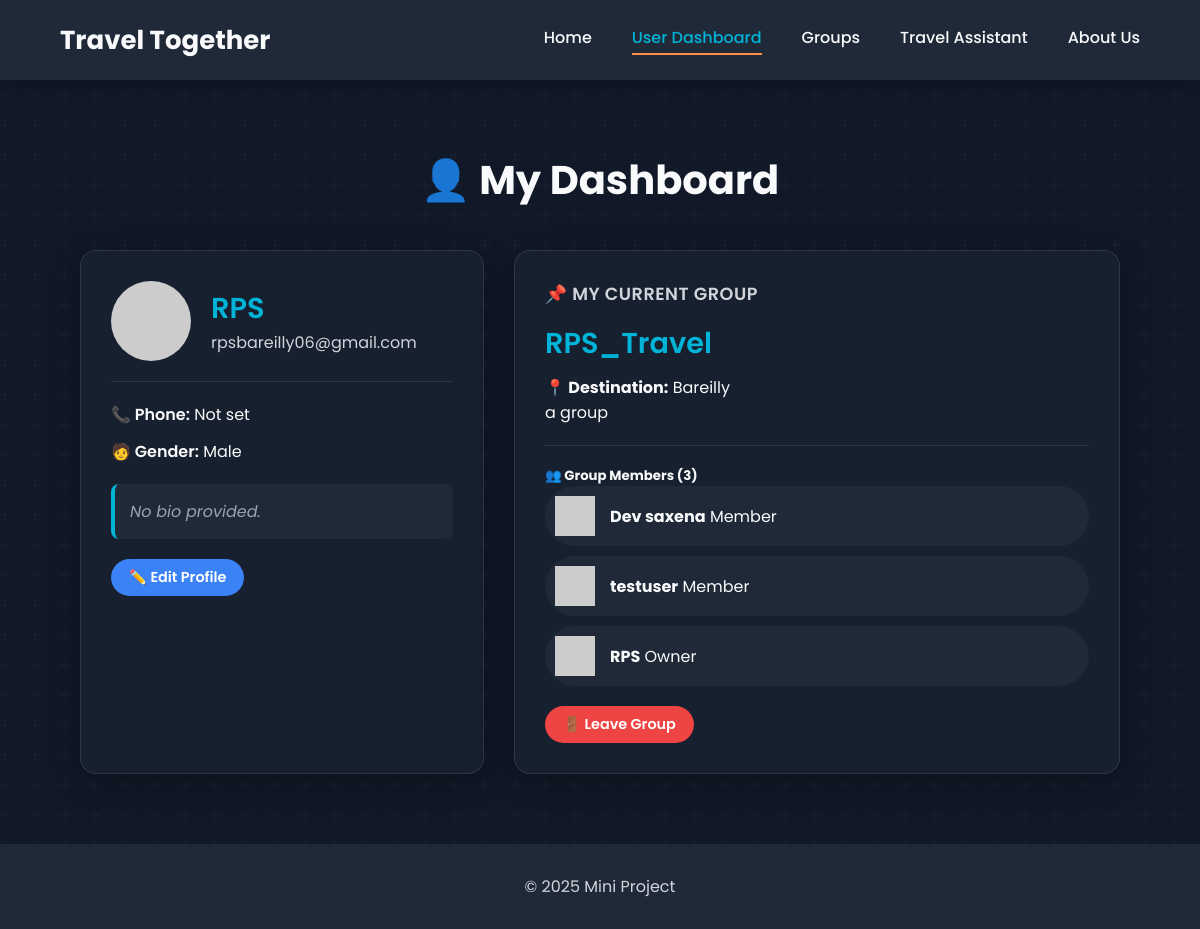
The page /user (signed in) on the database its author committed.
### tables this page shows
CREATE TABLE Users (
        userid TEXT PRIMARY KEY,
        username TEXT UNIQUE NOT NULL,
        password TEXT NOT NULL,
        email TEXT UNIQUE NOT NULL,
        phone_no TEXT UNIQUE,
        gender TEXT CHECK(gender IN ('Male', 'Female', 'Other')),
        marital_status TEXT CHECK(marital_status IN ('Single', 'Married', 'Divorced', 'Widowed')),
        bio TEXT,
        created_at TEXT DEFAULT CURRENT_TIMESTAMP
    );

CREATE TABLE Groups (
        group_id TEXT PRIMARY KEY,
        group_name TEXT NOT NULL,
        group_description TEXT,
        group_type TEXT NOT NULL CHECK(group_type IN ('Public', 'Private')),
        owner_id TEXT NOT NULL,
        destination_id TEXT,
        member_count INTEGER DEFAULT 1,
        max_members INTEGER DEFAULT 50,
        created_at TEXT DEFAULT CURRENT_TIMESTAMP,
        FOREIGN KEY (owner_id) REFERENCES Users (userid) ON DELETE CASCADE,
        FOREIGN KEY (destination_id) REFERENCES Destinations (destination_id) ON DELETE SET NULL
    );

CREATE TABLE Destinations (
        destination_id TEXT PRIMARY KEY,
        destination_name TEXT UNIQUE NOT NULL,
        country TEXT NOT NULL
    );

CREATE TABLE GroupMembers (
        member_id TEXT PRIMARY KEY,
        group_id TEXT NOT NULL,
        user_id TEXT NOT NULL,
        username TEXT NOT NULL,
        join_status TEXT DEFAULT 'Approved' CHECK(join_status IN ('Pending', 'Approved', 'Rejected', 'Blocked')),
        joined_at TEXT DEFAULT CURRENT_TIMESTAMP,
        role TEXT DEFAULT 'Member' CHECK(role IN ('Owner', 'Admin', 'Member')),
        FOREIGN KEY (group_id) REFERENCES Groups (group_id) ON DELETE CASCADE,
        FOREIGN KEY (user_id) REFERENCES Users (userid) ON DELETE CASCADE,
        UNIQUE(group_id, user_id)
    );

### app.py (the view)
@app.route('/user')
def user():
    conn, user_data = validate_user_session()
    if not user_data:
        return redirect("/auth")
    current_group = database.get_user_groups(user_data['userid'])
    group = current_group[0] if current_group else None
    members = []
    if group:
        members = database.get_group_members(group['group_id'])
    conn.close()
    return render_template("user.html", user=user_data, group=group, members=members)

### app.py (called while the page is built)
def validate_user_session():
    user_id = session.get("user_id")
    if not user_id:
        return None, None  # No user in session
    conn = database.get_db_connection()
    user = conn.execute("SELECT * FROM Users WHERE userid = ?", (user_id,)).fetchone()
    if not user:
        session.clear()
        flash("Your session was invalid. Please log in again.", "warning")
        conn.close()
        return None, None
    return conn, user

### database.py (called while the page is built)
def get_db_connection():
    conn = sqlite3.connect('travel_together.db')
    conn.row_factory = sqlite3.Row
    conn.execute("PRAGMA foreign_keys = ON;")
    return conn

def get_user_groups(user_id):
    conn = get_db_connection()
    groups = conn.execute("""
        SELECT g.*, d.destination_name, gm.role
        FROM Groups g
        JOIN GroupMembers gm ON g.group_id = gm.group_id
        LEFT JOIN Destinations d ON g.destination_id = d.destination_id
        WHERE gm.user_id = ?
    """, (user_id,)).fetchall()
    conn.close()
    return groups

def get_group_members(group_id):
    conn = get_db_connection()
    members = conn.execute("""
        SELECT u.username, u.email, u.phone_no, gm.role, gm.joined_at
        FROM GroupMembers gm
        JOIN Users u ON gm.user_id = u.userid
        WHERE gm.group_id = ?
        ORDER BY gm.role, gm.joined_at
    """, (group_id,)).fetchall()
    conn.close()
    return members

### templates/user.html (shortened to what this page needs)
<!DOCTYPE html>
<html lang="en">
<head>
    <link rel="stylesheet" href="/static/style.css">
</head>
<body class="page-user">
    <header class="navbar">
        <div class="logo">
            <p>Travel Together</p>
        </div>
        <nav class="nav-links" id="nav-links">
            <a href="/home">Home</a>
            <a href="/user" class="active">User Dashboard</a>
            <a href="/groups">Groups</a>
            <a href="/travel">Travel Assistant</a>
            <a href="/about">About Us</a>
        </nav>
    </header>
    <main>
        <div class="dashboard-container">
            <h2>👤 My Dashboard</h2>
            <div class="dashboard-grid">
                <div class="dashboard-card user-profile-card">
                    <div class="profile-header">
                        <img src="https://placehold.co/80x80/00b4d8/FFFFFF?text={{ user['username'][0]|upper }}" alt="User Avatar" class="profile-avatar">
                        <div class="profile-info">
                            <strong>{{ user['username'] }}</strong>
                            <span>{{ user['email'] }}</span>
                        </div>
                    </div>
                    <div class="profile-details">
                        <span><strong>📞 Phone:</strong> {{ user['phone_no'] or 'Not set' }}</span>
                        <span><strong>🧑 Gender:</strong> {{ user['gender'] or 'Not set' }}</span>
                    </div>
                    {% if user['bio'] %}<p class="profile-bio">"{{ user['bio'] }}"</p>{% else %}<p class="profile-bio" style="color: #9ca3af;">No bio provided.</p>{% endif %}
                    <button class="btn edit-btn" style="margin-top: 20px;" onclick="document.getElementById('edit-profile-modal').style.display='flex'">✏️ Edit Profile</button>
                </div>
                <div class="dashboard-card current-group-card">
                    {% if group %}
                        <h3>📌 My Current Group</h3>
                        <h4>{{ group['group_name'] }}</h4>
                        <p><strong>📍 Destination:</strong> {{ group['destination_name'] or 'Not Set' }}</p>
                        <p class="group-description">{{ group['group_description'] or "No description provided." }}</p>
                        <hr>
                        <h5>👥 Group Members ({{ group['member_count'] }})</h5>
                        <ul class="group-members-list">
                            {% for member in members %}
                                <li class="member-item">
                                    <img src="https://placehold.co/40x40/ade8f4/333333?text={{ member['username'][0]|upper }}" alt="Member Avatar">
                                    <div class="member-info">
                                        <strong>{{ member['username'] }}</strong>
                                        <span>{{ member['role'] }}</span>
                                    </div>
                                </li>
                            {% endfor %}
                        </ul>
                        <a href="/groups/leave/{{ group.group_id }}" class="btn delete-btn" style="margin-top: 20px;">🚪 Leave Group</a>
                    {% else %}
                        <div class="no-group-info">
                            <h3>You are not in a group yet!</h3>
                            <p>Join an existing travel group or create your own to start your next adventure.</p>
                            <a href="/groups" class="btn join-btn" style="margin-top: 10px;">Find a Group</a>
                        </div>
                    {% endif %}
                </div>
            </div>
        </div>
    </main>
    <footer>
        <p>© 2025 Mini Project</p>
    </footer>
</body>
</html>

### static/style.css (style rules this page uses)
:root { --theme-bg: #111827; --theme-bg-secondary: #1f2937; --theme-text-primary: #f9fafb; --theme-text-secondary: #d1d5db; --theme-border: rgba(255, 255, 255, 0.1); --theme-card-bg: rgba(31, 41, 55, 0.5); --primary-color: #0096c7; --secondary-color: #00b4d8; --accent-color: #ff8c42; --border-radius: 16px; --shadow: 0 8px 32px rgba(0, 0, 0, 0.3); }
* { margin: 0; padding: 0; box-sizing: border-box; font-family: 'Poppins', sans-serif; }
body { display: flex; flex-direction: column; min-height: 100vh; color: var(--theme-text-primary); background-color: var(--theme-bg); background-attachment: fixed; }
main { flex-grow: 1; }
hr { border: none; height: 1px; background-color: var(--theme-border); margin: 20px 0; }
.navbar { display: flex; justify-content: space-between; align-items: center; width: 100%; padding: 0 5%; height: 80px; background: var(--theme-bg-secondary); color: var(--theme-text-primary); box-shadow: 0 4px 15px rgba(0, 0, 0, 0.2); position: relative; z-index: 1000; }
.logo { font-size: 26px; font-weight: 700; }
.nav-links { display: flex; gap: 40px; align-items: center; }
.nav-links a { color: var(--theme-text-primary); text-decoration: none; font-size: 16px; font-weight: 500; padding-bottom: 5px; position: relative; transition: color 0.3s; }
.nav-links a::after { content: ''; position: absolute; bottom: 0; left: 0; width: 0; height: 2px; background-color: var(--accent-color); transition: width 0.3s ease-out; }
.nav-links a:hover, .nav-links a.active { color: var(--secondary-color); }
.nav-links a:hover::after, .nav-links a.active::after { width: 100%; }
.btn { display: inline-flex; align-items: center; justify-content: center; gap: 8px; padding: 8px 18px; border-radius: 50px; font-weight: 600; font-size: 0.9rem; text-decoration: none; border: none; cursor: pointer; transition: all 0.3s ease; }
.delete-btn { background: #ef4444; color: white; }
.edit-btn { background: #3b82f6; color: white; }
footer { background-color: var(--theme-bg-secondary); color: var(--theme-text-secondary); text-align: center; padding: 30px; margin-top: auto; }
.page-user .dashboard-container { width: 90%; max-width: 1200px; margin: 50px auto; padding: 20px; }
.page-user .dashboard-container h2 { text-align: center; margin-bottom: 40px; color: var(--theme-text-primary); font-size: 2.5rem; }
.page-user .dashboard-card { background: var(--theme-card-bg); backdrop-filter: blur(10px); border-radius: var(--border-radius); padding: 30px; box-shadow: var(--shadow); border: 1px solid var(--theme-border); height: 100%; transition: transform 0.3s ease, box-shadow 0.3s ease; }
.page-user .dashboard-grid { display: grid; grid-template-columns: 1fr 1.5fr; gap: 30px; align-items: flex-start; }
.page-user .user-profile-card .profile-header { display: flex; align-items: center; gap: 20px; padding-bottom: 20px; margin-bottom: 20px; border-bottom: 1px solid var(--theme-border); }
.page-user .profile-avatar { width: 80px; height: 80px; border-radius: 50%; object-fit: cover; }
.page-user .profile-info strong { font-size: 1.8rem; font-weight: 600; color: var(--secondary-color); display: block; }
.page-user .profile-info span { color: var(--theme-text-secondary); font-size: 1rem; }
.page-user .profile-details span { display: block; margin-bottom: 12px; font-size: 1rem; }
.page-user .profile-details span strong { font-weight: 600; color: var(--theme-text-primary); }
.page-user .profile-bio { margin-top: 20px; font-style: italic; color: #eee; background-color: var(--theme-bg-secondary); padding: 15px; border-radius: 8px; border-left: 4px solid var(--secondary-color); }
.page-user .current-group-card h3 { font-size: 1.1rem; font-weight: 600; text-transform: uppercase; color: var(--theme-text-secondary); letter-spacing: 0.5px; margin-bottom: 15px; }
.page-user .current-group-card h4 { font-size: 1.8rem; font-weight: 600; color: var(--secondary-color); margin-bottom: 10px; }
.page-user .group-members-list { list-style: none; padding: 0; display: flex; flex-direction: column; gap: 10px; }
.page-user .member-item { display: flex; align-items: center; gap: 15px; padding: 10px; border-radius: 50px; background: var(--theme-bg-secondary); transition: background 0.3s, transform 0.2s; }

### rows shown on the page
Users: username "RPS", email "rpsbareilly06@gmail.com", gender "Male"
Groups: group_name "RPS_Travel", group_description "a group", member_count "3"
Destinations: destination_name "Bareilly"
GroupMembers: username "Dev saxena", role "Member"
GroupMembers: username "testuser", role "Member"
GroupMembers: username "RPS", role "Owner"

### other values the page prints
{{ user['phone_no'] or 'Not set' }} "Not set"
